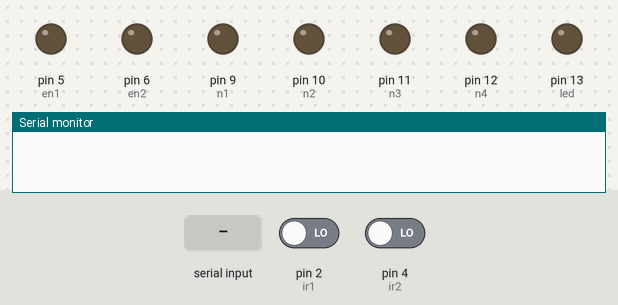
A sketch run on a simulated Arduino Uno, built with avr-gcc and run on an emulated ATmega328P. Parts: output pins drawn as LEDs (lit = HIGH), the last lines printed to the serial monitor. The inputs (shaded band) are chosen by the test bench; at power-on: pin 2 (ir1) LOW, pin 4 (ir2) LOW.

Above: at 1.2 s.
1.3 s: "1" received over Serial
At 2.4 s:
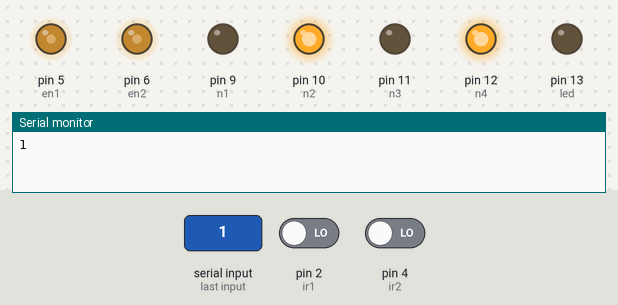
2.9 s: "2" received over Serial
At 3.5 s:
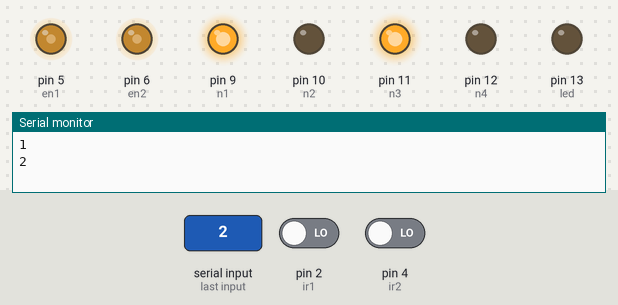
4.4 s: "3" received over Serial
At 4.7 s:
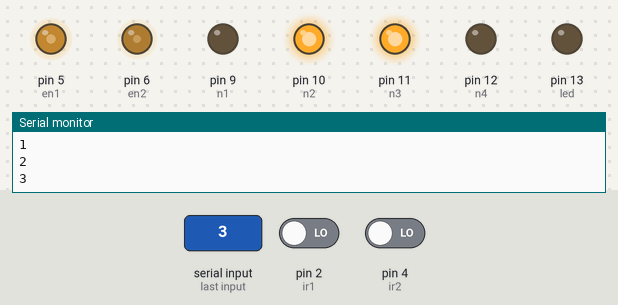
5.9 s: "4" received over Serial
At 7.1 s:
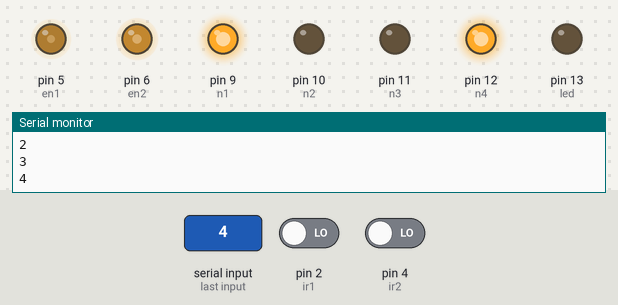
7.4 s: "6" received over Serial
At 8.3 s:
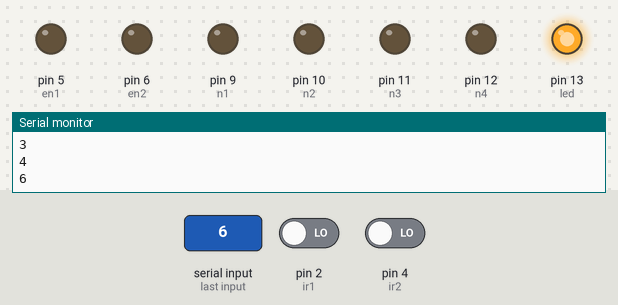
Timing chart, 0 to 9.9 s (numbered marks = the images above; inputs shaded):
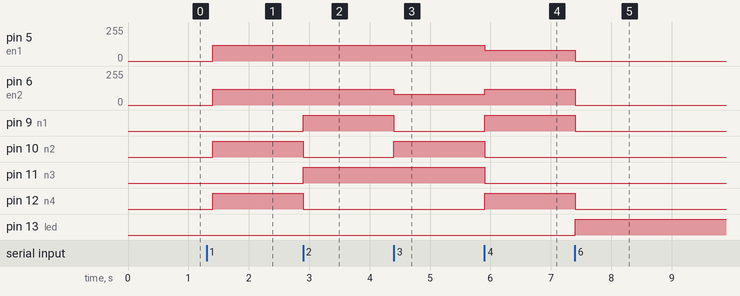

The sketch:

smart_car6.ino
```cpp
char t;
int ir1=2;
int ir2=4;
int en1=5;
int en2=6;
int n1=9; int n2=10; int n3=11; int n4=12;
int led =13;

void setup() {
Serial.begin(9600);

  pinMode(ir1,INPUT);
 pinMode(ir2,INPUT);
   pinMode(en1,OUTPUT);
   pinMode(en2,OUTPUT);
pinMode(n1,OUTPUT);
pinMode(n2,OUTPUT);
pinMode(n3,OUTPUT);
pinMode(n4,OUTPUT);
pinMode(led,OUTPUT);

}

void loop() {

  digitalWrite(led,LOW);

if(Serial.available()){
  t = Serial.read();
  Serial.println(t);
}

if(t == '1'){
 forward();
}

else if(t == '2'){

 back();

}

else if(t == '3'){
right();
}

else if(t == '4'){

 left();
}

else if(t == '5'){
  Wait();
}

else if(t == '6'){

ir();
  digitalWrite(led,HIGH);

}

else
{
 Wait();

}
delay(100);
}


void ir() {

 if((digitalRead(ir1)==HIGH) && (digitalRead(ir2)==HIGH)){
    forward();
      Serial.print("forward");

    delay(10);
  }
  else if((digitalRead(ir1)==LOW) && (digitalRead(ir2)==HIGH)){
    left();
      Serial.print("left");

    delay(10);
  }
  else if((digitalRead(ir1)==HIGH) && (digitalRead(ir2)==LOW))
  {
    right();
    delay(10);
      Serial.print("right");

    }
    else
Wait();

}
void forward(){
  digitalWrite(9,LOW);
  digitalWrite(10,HIGH);
  analogWrite(en1,120);

  digitalWrite(11,LOW);
  digitalWrite(12,HIGH);
 analogWrite(en2,120);

}

void back(){
 digitalWrite(9,HIGH);
  digitalWrite(10,LOW);
  analogWrite(en1,120);

  digitalWrite(11,HIGH);
  digitalWrite(12,LOW);
   analogWrite(en2,120);

  }

void left(){
 digitalWrite(9,HIGH);
  digitalWrite(10,LOW);
   analogWrite(en1,80);

  digitalWrite(11,LOW);
  digitalWrite(12,HIGH);
  analogWrite(en2,120);
}
void right(){
   digitalWrite(9,LOW);
  digitalWrite(10,HIGH);
   analogWrite(en1,120);

  digitalWrite(11,HIGH);
  digitalWrite(12,LOW);
 analogWrite(en2,80);
}
void Wait(){
   digitalWrite(9,LOW);
  digitalWrite(10,LOW);
  digitalWrite(11,LOW);
  digitalWrite(12,LOW);
   analogWrite(en1,0);
    analogWrite(en2,0);
}
```

led.cpp
```cpp
#include <Arduino.h>
#include "led.h"

led::led(int pin){
 pinMode(pin, OUTPUT);
 pinNumber = pin;
}

void led::blink(bool value){
 if(value == true){
 digitalWrite(pinNumber,HIGH);
 delay(1000);
 digitalWrite(pinNumber,LOW);
 delay(1000);
 }else{
 digitalWrite(pinNumber,LOW);
 }
}

void led::blink(bool value, int blinkLength ){
 if(value == true){
 digitalWrite(pinNumber,HIGH);
 delay(blinkLength);
 digitalWrite(pinNumber,LOW);
 delay(blinkLength);
 }else{
 digitalWrite(pinNumber,LOW);
 }
}

void led::blink(bool value, int blinkLength, int blinkLoops){
 if(value == true){
 for(int i=0;i<blinkLoops;i++){
 digitalWrite(pinNumber,HIGH);
 delay(blinkLength);
 digitalWrite(pinNumber,LOW);
 delay(blinkLength);
 }
 }else{
 digitalWrite(pinNumber,LOW);
 }
}
```

led.h
```cpp
#ifndef led_h
#define led_h

#include <Arduino.h>

#define ON true
#define OFF false

class led
{
public:
 led(int pin);  //Constructor. attach pin to led
  void blink(bool value);  //enable blinking with 1s duration
  void blink(bool value, int blinkLength);   //enable blinking with blink duration
  void blink(bool value, int blinkLength, int blinkLoops);  //enable blinking with blink duration and number of loops
private:
  uint8_t pinNumber;
};

#endif
```

Measured:
- after the input at 1.3 s, pin 5 (en1), pin 6 (en2): 0/255 → 120/255 after 0.10 s; pin 10 (n2), pin 12 (n4): LOW → HIGH after 0.10 s
- after the input at 2.9 s, pin 9 (n1), pin 11 (n3): LOW → HIGH at once; pin 10 (n2), pin 12 (n4): HIGH → LOW at once
- after the input at 4.4 s, pin 6 (en2): 120/255 → 80/255 at once; pin 9 (n1): HIGH → LOW at once; pin 10 (n2): LOW → HIGH at once
- after the input at 5.9 s, pin 5 (en1): 120/255 → 80/255 at once; pin 6 (en2): 80/255 → 120/255 at once; pin 9 (n1), pin 12 (n4): LOW → HIGH at once; pin 10 (n2), pin 11 (n3): HIGH → LOW at once
- after the input at 7.4 s, pin 5 (en1): 80/255 → 0/255 at once; pin 6 (en2): 120/255 → 0/255 at once; pin 9 (n1), pin 12 (n4): HIGH → LOW at once; pin 13 (led): LOW → HIGH at once
